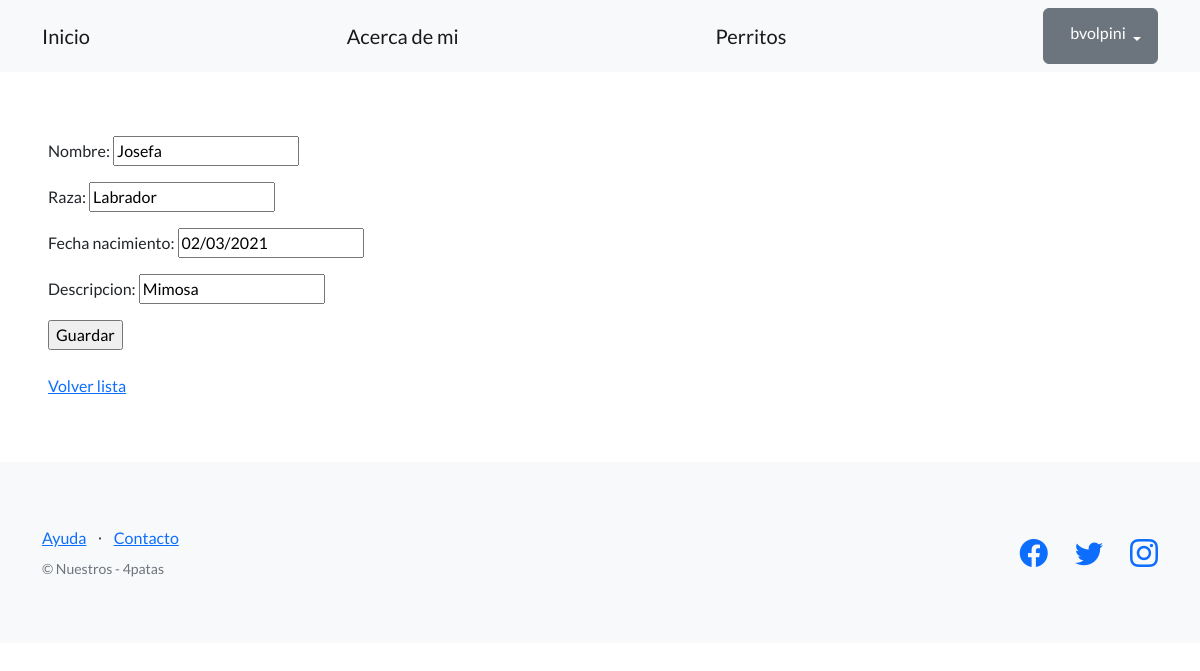
The app's page /pages/editar-perritos/9/ (signed in) with its own data.
### app_blog/models.py (models this page shows, shortened)
class Perro(models.Model):
    nombre = models.CharField(max_length=64)
    raza =  models.CharField(max_length=64, blank=True)
    fecha_nacimiento = models.DateField(null=True)
    descripcion = models.CharField(max_length=256)
    creador = models.ForeignKey(User, on_delete=models.SET_NULL, null=True)#linea creador

### app_blog/views.py (the view)
# urls.py: path("editar-perritos/<int:pk>/", PerroUpdateView.as_view(), name="editar_perritos"),
class PerroUpdateView(LoginRequiredMixin, UpdateView):
    model = Perro
    template_name = "perrito_form.html"
    fields = ('nombre', 'raza', 'fecha_nacimiento', 'descripcion')
    success_url = reverse_lazy('mostrar_perritos')

### app_blog/templates/perrito_form.html (shortened to what this page needs)
{% extends "base.html" %}
{% block contenido %}
<form method="post">
    {{ form.as_p }}
    <input type="submit" value="Guardar" />
</form>
<br>
<a href="{% url 'mostrar_perritos' %}">Volver lista</a>
{% endblock contenido %}

### templates_base/base.html (shortened to what this page needs)
{% load static %}
<!DOCTYPE html>
<html lang="en">
    <head>
        <link href="https://cdn.jsdelivr.net/npm/bootstrap-icons@1.5.0/font/bootstrap-icons.css" rel="stylesheet" type="text/css" />
        <link href="{% static 'css/styles.css' %}" rel="stylesheet" />
    </head>
    <body>
        <nav class="navbar navbar-light bg-light static-top">
            <div class="container">
                <a class="navbar-brand" href="{% url 'inicio' %}">Inicio</a>
                <a class="navbar-brand" href="{% url 'acerca-de-mi' %}">Acerca de mi</a>
                <a class="navbar-brand" href="{% url 'mostrar_perritos' %}">Perritos</a>
                {% if user.is_authenticated %}
                <div class="dropdown">
                    <button class="btn btn-secondary dropdown-toggle" type="button" id="dropdownMenuButton1" data-bs-toggle="dropdown" aria-expanded="false">
                        <div style="display: inline-flex;">
                            <span>{{ user.username }}</span>
                        </div>
                    </button>
                </div>
                {% else %}
                <a class="btn btn-warning" href="{% url 'login' %}">Inicio sesión</a>
                <a class="btn btn-info" href="{% url 'registro' %}">Registro</a>
                {% endif %}
            </div>
        </nav>
        <section style="padding:4rem 3rem;">
            {% block contenido %}
            {% endblock contenido %}
        </section>
        <footer class="footer bg-light">
            <div class="container">
                <div class="row">
                    <div class="col-lg-6 h-100 text-center text-lg-start my-auto">
                        <ul class="list-inline mb-2">
                            <li class="list-inline-item"><a href="#!">Ayuda</a></li>
                            <li class="list-inline-item">⋅</li>
                            <li class="list-inline-item"><a href="#!">Contacto</a></li>
                        </ul>
                        <p class="text-muted small mb-4 mb-lg-0">&copy; Nuestros - 4patas </p>
                    </div>
                    <div class="col-lg-6 h-100 text-center text-lg-end my-auto">
                        <ul class="list-inline mb-0">
                            <li class="list-inline-item me-4">
                                <a href="https://www.facebook.com"><i class="bi-facebook fs-3"></i></a>
                            </li>
                            <li class="list-inline-item me-4">
                                <a href="https://twitter.com"><i class="bi-twitter fs-3"></i></a>
                            </li>
                            <li class="list-inline-item">
                                <a href="https://www.instagram.com"><i class="bi-instagram fs-3"></i></a>
                            </li>
                        </ul>
                    </div>
                </div>
            </div>
        </footer>
    </body>
</html>

### records on screen
Perro: nombre "Josefa", raza "Labrador", fecha_nacimiento "02/03/2021", descripcion "Mimosa"

### other values on screen
{{ user.username }} "bvolpini"
